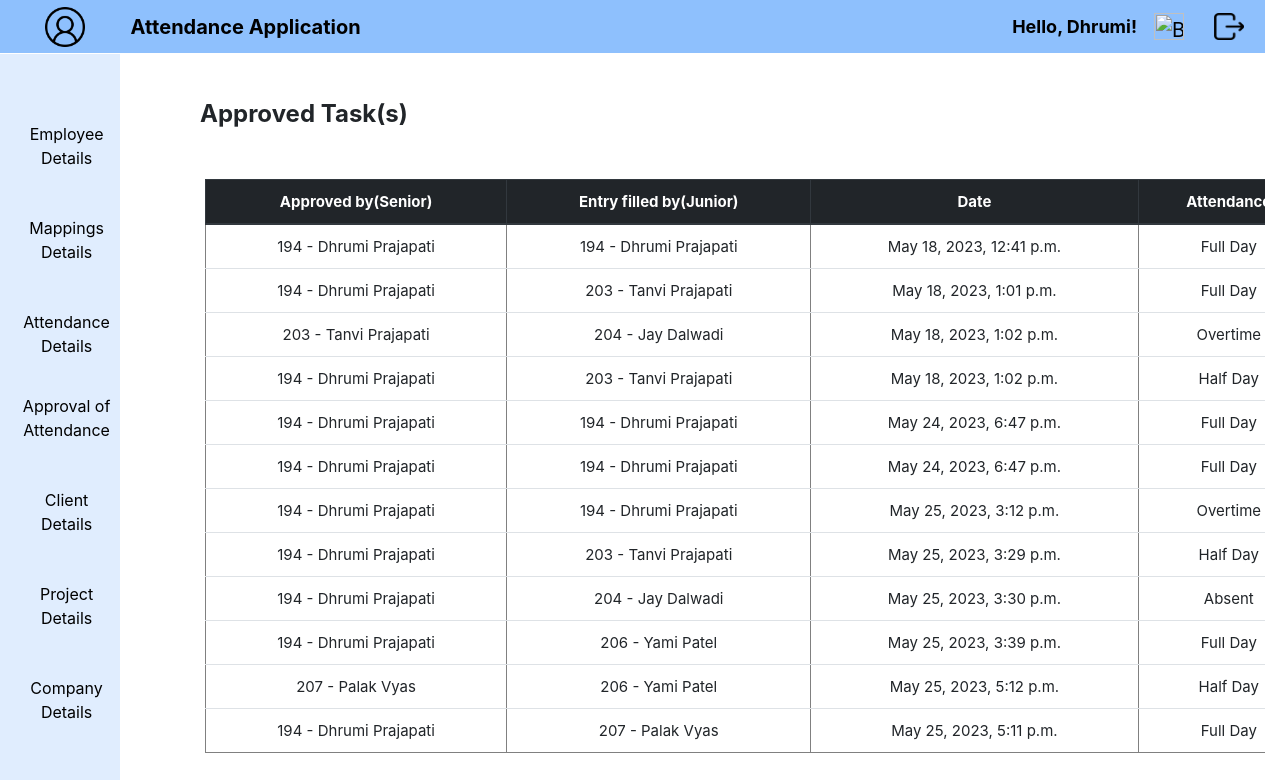
The page /approval_list/ (signed in) on the database as committed earlier.
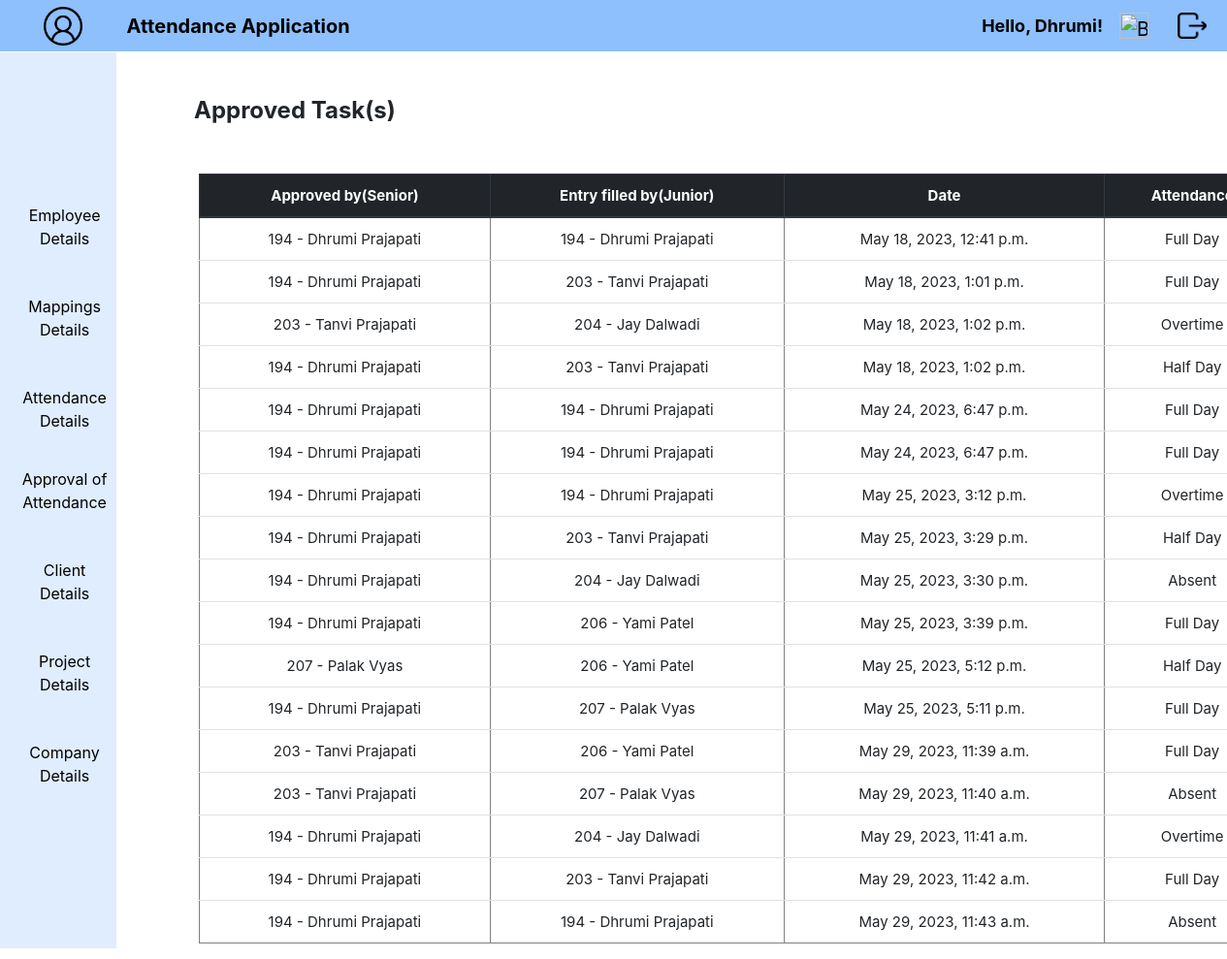
The same page on the database as committed later.
### Attendance/models.py (models this page shows, shortened)
class ApprovedAtt(models.Model):
        ATTENDANCE = (('Full Day','Full Day'),
                      ('Half Day','Half Day'),
                      ('Overtime','Overtime'),
                      ('Absent','Absent'),)
        user = models.ForeignKey(User, on_delete=models.CASCADE, default=None, related_name="user")
        name = models.ForeignKey(User, on_delete=models.CASCADE, default=None, related_name="name")
        tdate = models.DateTimeField(default=timezone.now, verbose_name='Today Date', editable=False)
        attendance = models.CharField(choices=ATTENDANCE, max_length=100, null=True, verbose_name='Attendance', default='Full Day')
        mapping = models.ForeignKey(Mapping, on_delete=models.CASCADE, default=None, null=True)
        approved_timestamp = models.DateTimeField(auto_now_add=True)
        class Meta:
                db_table = "ApprovedAtt"

### Attendance/views.py (the view)
# urls.py: path('approval_list/',views.approval_list,name='approval_list'),
@login_required(login_url='loginview')
@never_cache
def approval_list(request):
    logged_in_user = request.user
    if logged_in_user.is_superuser:
        approved_tasks = ApprovedAtt.objects.all()
    else:
        approved_tasks = ApprovedAtt.objects.filter(user=request.user)
    return render(request, 'ApprovedTask.html', {'approved_tasks': approved_tasks})

### Attendance/templates/ApprovedTask.html
{% extends "home.html" %}
{% load static %}
{% block content %}
{% block emp %}
{% block manager %}
<div class="emp">
    <h4 style="text-align: left; margin: 50px 0px 50px 50px;">
      <b>Approved Task(s)</b>
    </h4>
    {% if approved_tasks %}
        <table border='1' style="margin-left: 55;" class="table text-center">
            <thead class="thead-dark">
                <tr>
                    <th scope="col">Approved by(Senior)</th>
                    <th scope="col">Entry filled by(Junior)</th>
                    <th scope="col">Date</th>
                    <th scope="col">Attendance</th>
                </tr>
            </thead>
            <tbody>
                {% for x in approved_tasks %}
                    <tr>
                        <td>{{ x.user_id }} - {{ x.user.first_name }} {{ x.user.last_name }}</td>
                        <td>{{ x.name.id }} - {{ x.name.first_name }} {{ x.name.last_name }}</td>
                        <td>{{ x.tdate }}</td>
                        <td>{{ x.attendance }}</td>
                    </tr>
                {% endfor %}
            </tbody>
        </table>
</div>
    {% else %}
    <div style="text-align: left; margin: 50px 0px 50px 50px;">
        <p>No approved tasks available.</p>
    </div>
    {% endif %}
{% endblock %}
{% endblock %}
{% endblock %}

### Attendance/templates/home.html (shortened to what this page needs)
{% load static %}
<!doctype html lang="en">
  <head>
    <link rel="stylesheet" href="https://cdn.jsdelivr.net/npm/bootstrap@4.0.0/dist/css/bootstrap.min.css">
    <link rel="stylesheet" type="text/css" href="{% static 'css/style.css' %}">
  </head>
  <body onload="RenderDate()">
      <nav class="navbar navbar-expand-lg nav1">
        <div class="container-fluid" style="width: fit-content;">
          <a class="navbar-brand" href="{% url 'userdata' %}">
            <img src="{% static 'images/user.png' %}" width="40" height="40" class="d-inline-block align-top" style="margin-left: 28px;">
          </a>
        </div>
          <div class="collapse navbar-collapse" id="navbarSupportedContent">
            <ul class="navbar-nav">
              <li class="nav-item" style="margin-left: 15px;">
                <b>
                  <a class="navbar-brand float-left" href="{% url 'AttFormView' %}">Attendance Application</a>
                </b>
              </li>
            </ul>
            <ul class="navbar-nav mb-2 mb-lg-0 d-flex" style="position: absolute; right: 40;">
              <li>
                <b>
                  <a class="nav-link"  href="{% url 'userdata' %}" style="margin-top: 25px; font-size: 17px; margin-right: 80px;">
                    {% if user.is_authenticated %}
                    <p style="font-size: large;">Hello, {{ user.first_name }}!</p>
                    {% endif %}
                  </a>
                </b>
              </li>
            </ul>
            <ul class="navbar-nav mb-2 mb-lg-0 d-flex" style="position: absolute; right: 60;">
              <li class="nav-item">
                <a class="ml-auto navbar-brand exit" href="{% url 'summary' %}">
                  <img src="{% static 'images/summary.png' %}" alt="Bootstrap" width="30" height="27" style="margin-top: 0px; margin-right: 5px;">
                </a>
              </li>
            </ul>
            <ul class="navbar-nav mb-2 mb-lg-0 d-flex" style="position: absolute; right: 0;">
              <li class="nav-item">
                <a class="ml-auto navbar-brand exit" href="{% url 'logoutview' %}">
                  <img src="{% static 'images/exit.png' %}" alt="Bootstrap" width="30" height="27" style="margin-top: 0px; margin-right: 5px;">
                </a>
              </li>
            </ul>
          </div>
      </nav>
      {% if request.user.is_superuser %}
      {% block content %}
      {% endblock %}
      <nav class="navbar navbar-expand-lg nav2">
        <div class="container-fluid">
          <div class="row">
            <div class="col-md-1" style="min-width: 130px; margin: 0; padding: 0 10px; text-align: center;">
              <nav class="navbar navbar-default navbar-fixed-side">
                <ul class="nav navbar-nav">
                  <li class="nav-item list" style="margin-bottom: 10px;">
                    <a class="nav-link" href="#">Employee Details</a>
                  </li>
                  <li class="nav-item list" style="margin-bottom: 10px;">
                    <a class="nav-link" href="#">Mappings Details</a>
                  </li>
                  <li class="nav-item list">
                    <a class="nav-link" href="#">Attendance Details</a>
                  </li>
                  <li class="nav-item list" style="margin-bottom: 10px;">
                    <a class="nav-link" href="#">Approval of Attendance</a>
                  </li>
                  <li class="nav-item list" style="margin-bottom: 10px;">
                    <a class="nav-link" href="#">Client Details</a>
                  </li>
                  <li class="nav-item list" style="margin-bottom: 10px;">
                    <a class="nav-link" href="#">Project Details</a>
                  </li>
                  <li class="nav-item list" style="margin-bottom: 10px;">
                    <a class="nav-link" href="#">Company Details</a>
                  </li>
                </ul>
              </nav>
            </div>
          </div>
        </div>
      </nav>
    {% endif %}
  </body>
</html>

### Attendance/static/css/style.css (style rules this page uses)
li a { color: black; text-decoration: none; }
.navbar { padding: 0.1rem; }
.nav1 { background-color:#8ec0fd; position: fixed; width: 100%; top: 0; left: 0; }
.nav2 { background-color: #e0edfe; padding: 0.1rem; position: fixed; top: 53.5px; left: 0; width: 120px; height: 93.5%; }
.emp { margin-left: 150px; margin-top: 100px; }
.nav-item { position: relative; }
.nav-link { margin: 10px 0 10px 0; }
table { font-size: 15px; }

Rows that differ between the two databases and show on the page:
added ApprovedAtt: user_id "203", user.first_name "Tanvi", user.last_name "Prajapati", name.id "206", name.first_name "Yami", name.last_name "Patel", tdate "May 29, 2023, 11:39 a.m.", attendance "Full Day"
added ApprovedAtt: user_id "203", user.first_name "Tanvi", user.last_name "Prajapati", name.id "207", name.first_name "Palak", name.last_name "Vyas", tdate "May 29, 2023, 11:40 a.m.", attendance "Absent"
added ApprovedAtt: user_id "194", user.first_name "Dhrumi", user.last_name "Prajapati", name.id "204", name.first_name "Jay", name.last_name "Dalwadi", tdate "May 29, 2023, 11:41 a.m.", attendance "Overtime"
added ApprovedAtt: user_id "194", user.first_name "Dhrumi", user.last_name "Prajapati", name.id "203", name.first_name "Tanvi", name.last_name "Prajapati", tdate "May 29, 2023, 11:42 a.m.", attendance "Full Day"
added ApprovedAtt: user_id "194", user.first_name "Dhrumi", user.last_name "Prajapati", name.id "194", name.first_name "Dhrumi", name.last_name "Prajapati", tdate "May 29, 2023, 11:43 a.m.", attendance "Absent"
